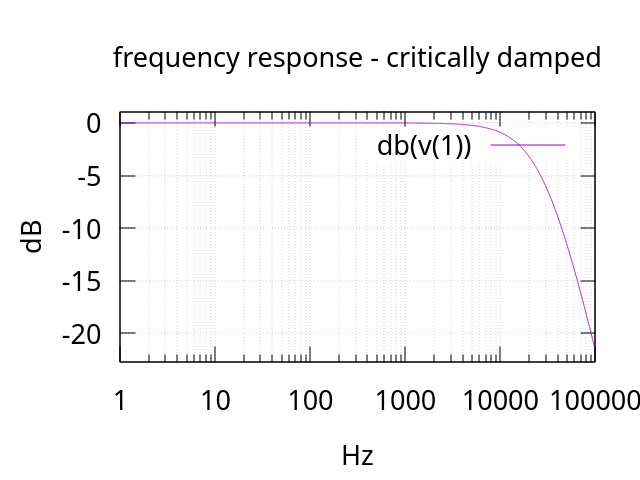

Source code (gnuplot):
set encoding utf8
set termoption noenhanced
set title "frequency response - critically damped"
set xlabel "Hz"
set ylabel "dB"
set grid
set logscale x
set xrange [1e+00:1e+05]
set mxtics 10
set grid mxtics
unset logscale y 
set yrange [-2.271844e+01:1.081831e+00]
#set xtics 1
#set x2tics 1
#set ytics 1
#set y2tics 1
set format y "%g"
set format x "%g"
plot 'critical_freq.data' using 1:2 with lines lw 1 title "db(v(1))"
